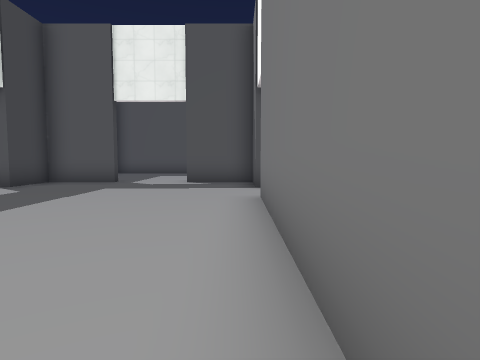
View 1 (above)

24 first-person views from a walk through a 3-D level made in the Godot game engine. The camera is 1.5 m above the floor, tilts 4° down and sees 75° across. The floor is counted in squares, 2 m on a side. Each view is taken from the middle of a square. On the plan, view 1 faces up. The plan holds only what a view shows up to about 10 squares ahead; the rest is blank. The place goes on beyond the plan. Characters and animated objects are left out. Some surface patterns are stand-ins.

View 2
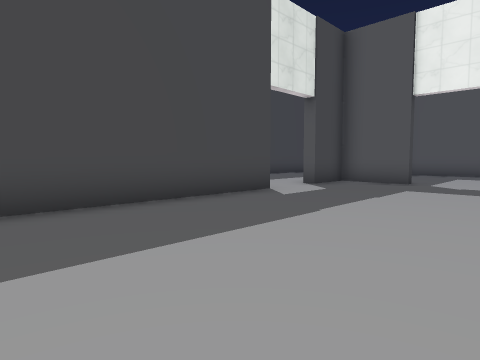

View 3
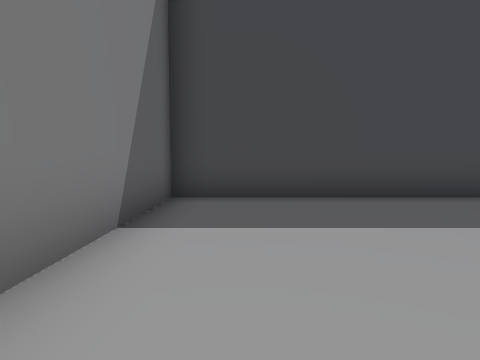

View 4
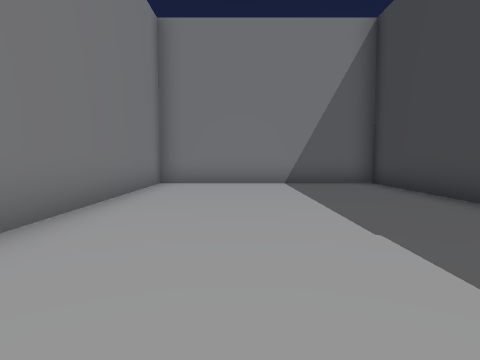

View 5
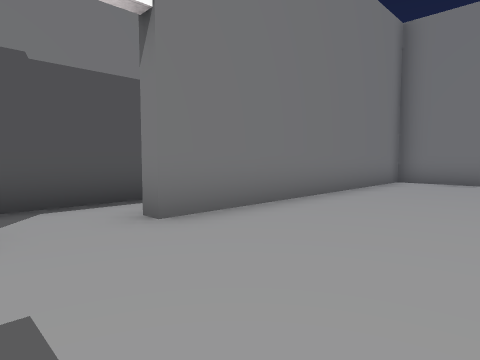

View 6
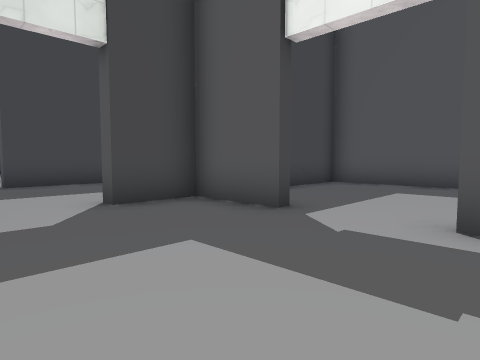

View 7
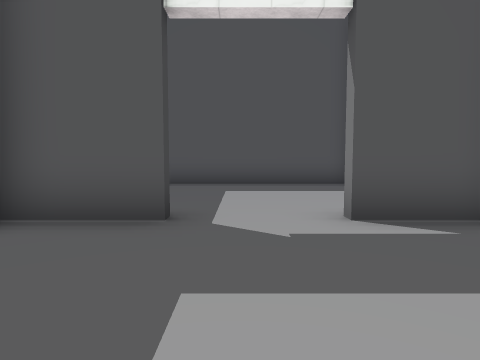

View 8
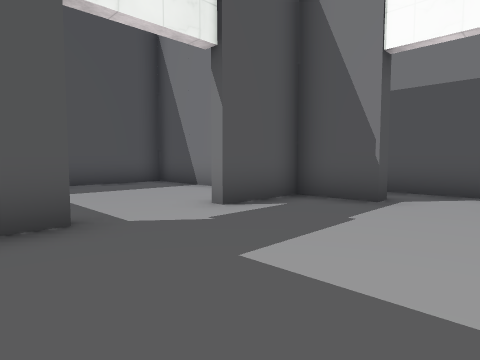

View 9
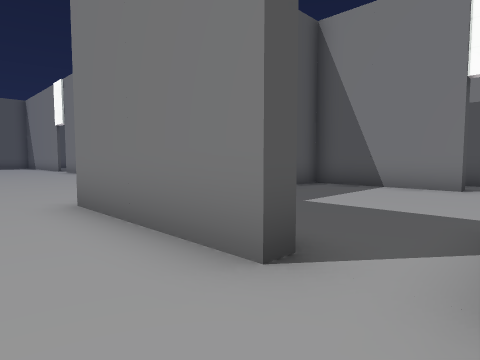

View 10
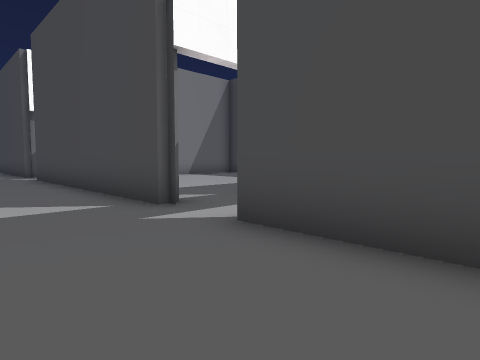

View 11
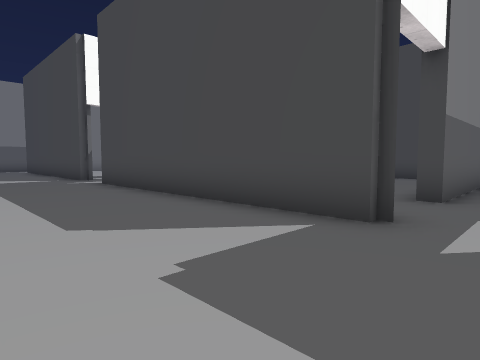

View 12
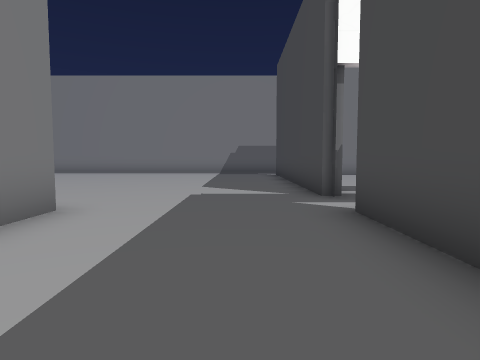

View 13
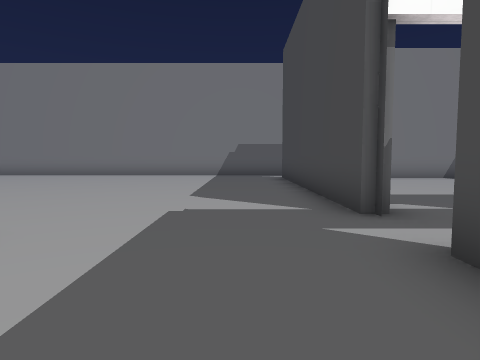

View 14
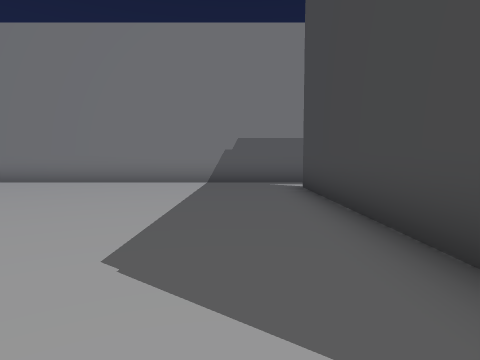

View 15
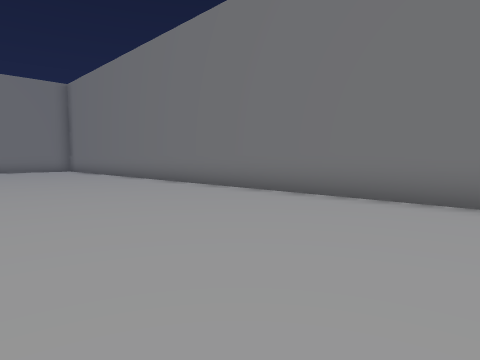

View 16
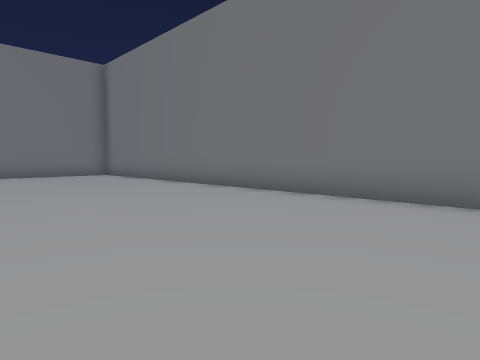

View 17
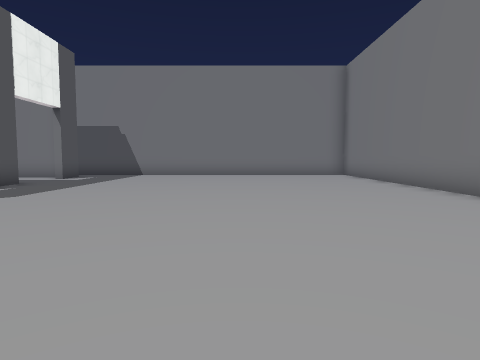

View 18
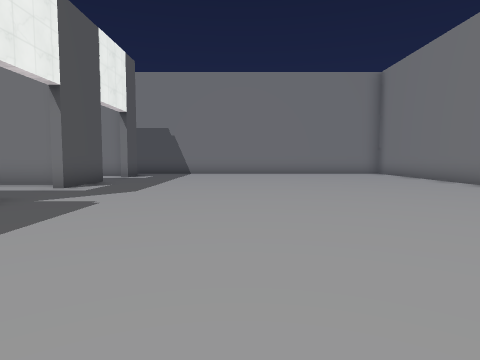

View 19
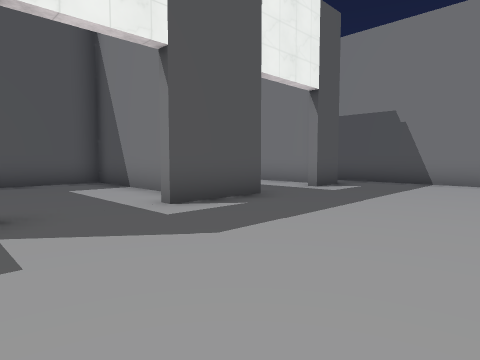

View 20
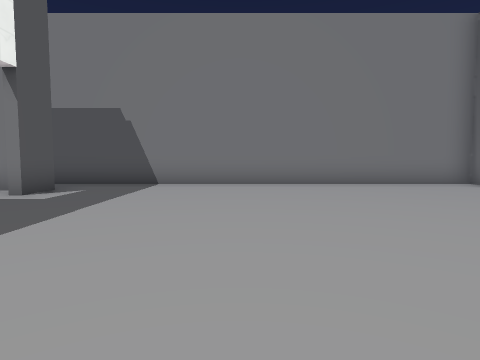

View 21
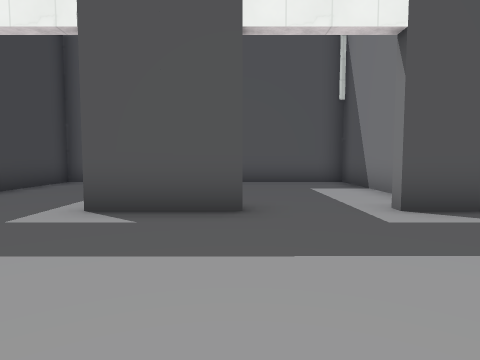

View 22
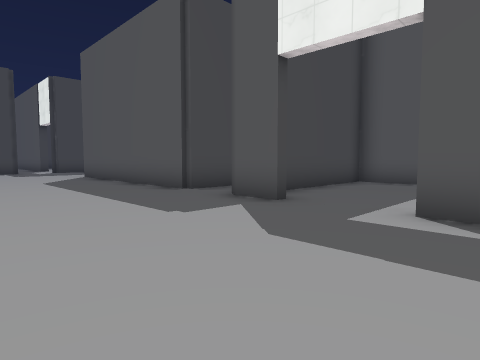

View 23
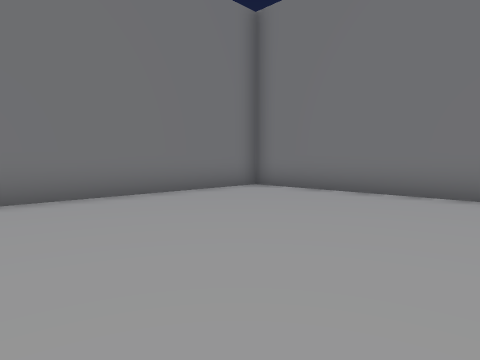

View 24
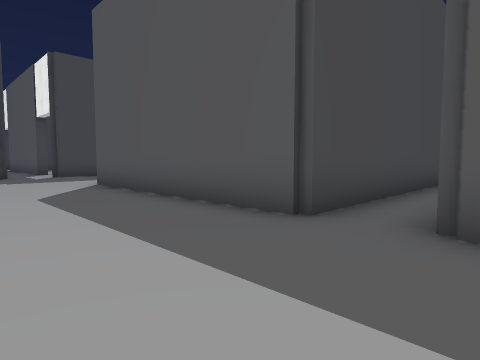

### Floor plan
Points are (right, up) in squares from view 1. A wall is a line through its corners. A room is listed if a view was taken in it or the views show most of it. See-through windows are left out.
Room 1 (views 1, 2, 3, 4, 5, 6, 7, 8)
walls: (-6, 6.1) (-6, -2.3) (0.4, -2.3) (0.4, 6); (0.4, 8.1) (0.4, 9.7) (-1.7, 9.7) (-1.7, 10.1); (-3.9, 10.1) (-3.9, 9.7) (-6, 9.7) (-6, 8.1)
ways out: opening at (-6, 7.5) to room 2; opening at (1, 7.5) to room 2; opening at (-2.5, 10) to room 3
Room 2 (views 9, 10, 11, 12, 13, 14, 15, 16, 17, 18, 19, 20, 21, 22, 23, 24)
walls: (3.6, -2.6) (2.1, -2.6); (6.7, -1.9) (6.7, 2.8) (2.6, 2.8) (2.6, -1.1); (0.8, 4) (0.8, -2.6) (-6.4, -2.6) (-6.4, -1.4); (2.2, 5.2) (2.2, 8.6); (8.1, -2.6) (5.8, -2.6); (0.4, 6) (0.9, 6); (0.9, 8.1) (0.4, 8.1); (11.5, -2.6) (10.2, -2.6); (-6, 8.1) (-6.4, 8.1); (-11.1, -4.2) (-10.6, -4.2) (-10.6, -12.1); (-11.1, 5.5) (-10.6, 5.5) (-10.6, -2.4); (-5.9, 11.4) (-6.4, 11.4) (-6.4, 15.4); (-10.6, 9.8) (-10.6, 7.2); (-11, -13.7) (13, -13.7) (13, -1.6)
ways out: opening at (-6, 7.5) to room 1; opening at (1, 7.5) to room 1; opening at (-6, 11) to room 3; opening at (9.5, -2.5) to room 4; opening at (-11, -13); opening at (-11, -3); opening at (-11, 6.5)
Room 3 (no view inside)
walls: (0.4, 11.4) (0.4, 15.1) (-6, 15.1) (-6, 12.8)
ways out: opening at (-2.5, 10) to room 1; opening at (-6, 11) to room 2; opening at (1, 11)
Room 4 (no view inside)
walls: (11.2, -1.8) (11.2, 2.8) (8, 2.8)
ways out: opening at (9.5, -2.5) to room 2

Where each view was taken, in squares from view 1:
view 1: 0 up, 0 right, facing up
view 2: 0 up, 1 left, facing up-left
view 3: 1 down, 0 right, facing left
view 4: 7 up, 2 left, facing down
view 5: 8 up, 3 left, facing down-right
view 6: 6 up, 1 left, facing up-left
view 7: 6 up, 3 left, facing up
view 8: 6 up, 5 left, facing up-right
view 9: 10 up, 8 left, facing up-right
view 10: 10 up, 8 left, facing down-left
view 11: 7 up, 7 left, facing down-left
view 12: 2 up, 9 left, facing down
view 13: 0 up, 9 left, facing down
view 14: 4 down, 9 left, facing down
view 15: 8 down, 6 left, facing down-right
view 16: 8 down, 1 left, facing down-right
view 17: 9 down, 1 left, facing right
view 18: 7 down, 2 left, facing right
view 19: 7 down, 3 right, facing up-right
view 20: 7 down, 4 right, facing right
view 21: 7 down, 8 right, facing up
view 22: 7 down, 7 right, facing up-left
view 23: 7 down, 7 right, facing down-right
view 24: 6 down, 3 right, facing up-left
